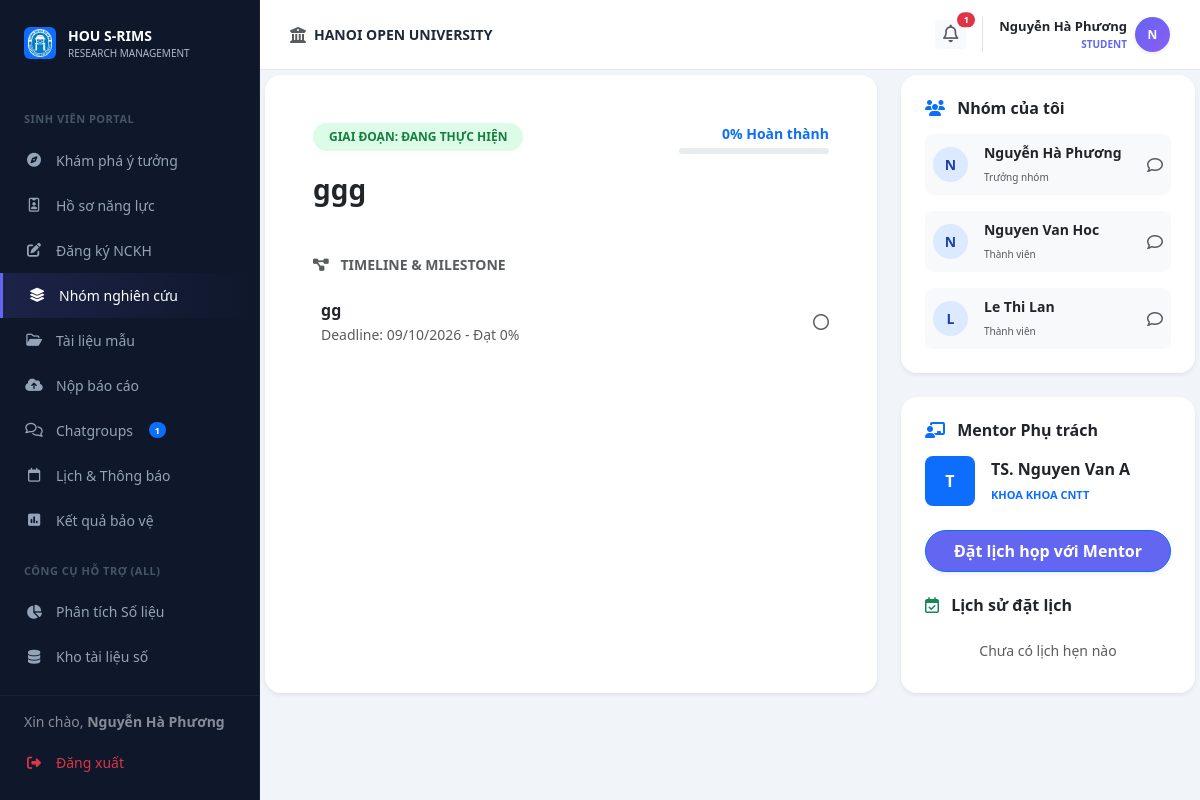
/student/progress (signed in), run on an earlier commit of the app's database.
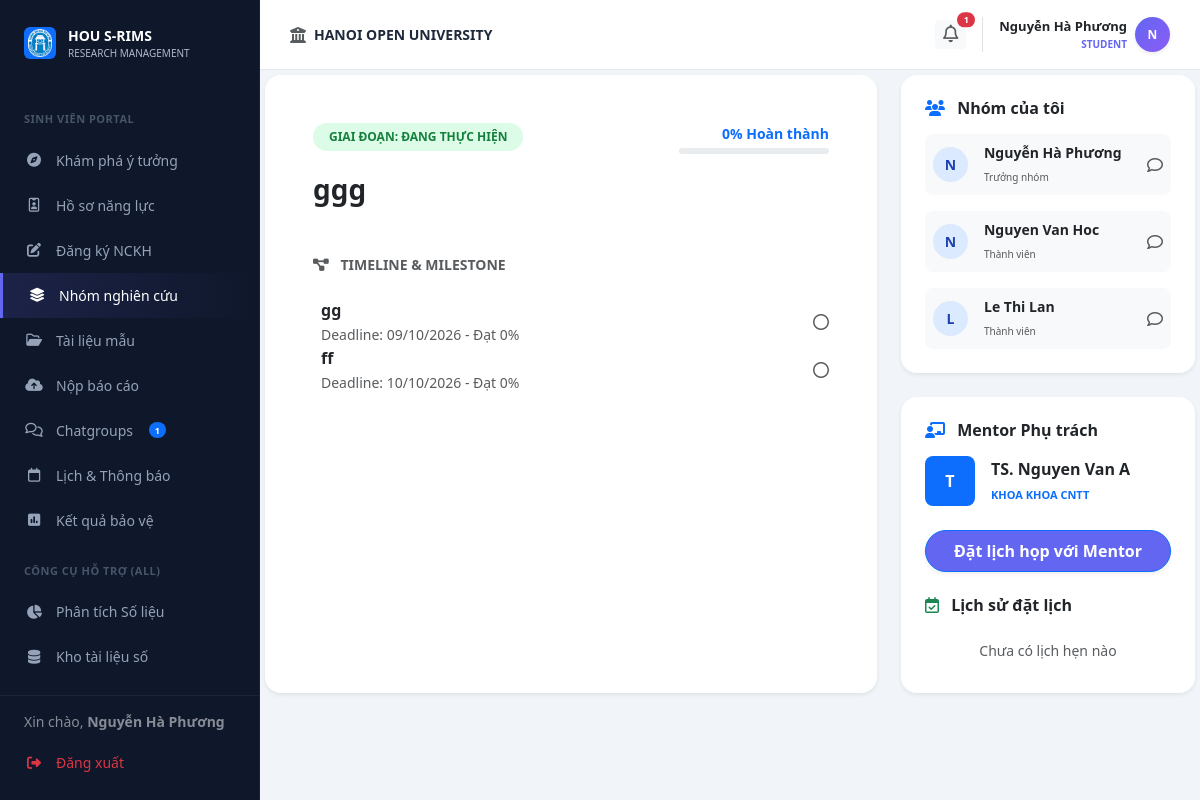
And on a later commit of the database.
### models.py (models this page shows)
class Milestone(db.Model):
    __tablename__ = 'milestones'
    id = db.Column(db.Integer, primary_key=True)
    topic_id = db.Column(db.Integer, db.ForeignKey('topics.id'), nullable=False)
    name = db.Column(db.String(100), nullable=False)
    deadline = db.Column(db.DateTime, nullable=False)
    description = db.Column(db.Text, nullable=True)
    status = db.Column(db.String(20), default='pending')

class GroupMember(db.Model):
    __tablename__ = 'group_members'
    id = db.Column(db.Integer, primary_key=True)
    group_id = db.Column(db.Integer, db.ForeignKey('groups.id'), nullable=False)
    student_id = db.Column(db.Integer, db.ForeignKey('users.id'), nullable=False)
    status = db.Column(db.String(20), default='accepted') # 'accepted', 'pending'

class User(db.Model):
    __tablename__ = 'users'
    id = db.Column(db.Integer, primary_key=True)
    username = db.Column(db.String(50), unique=True, nullable=False)
    password_hash = db.Column(db.String(128), nullable=False)
    full_name = db.Column(db.String(100), nullable=False)
    email = db.Column(db.String(120), unique=True, nullable=False)
    phone = db.Column(db.String(20), nullable=True)
    bio = db.Column(db.Text, nullable=True)
    role = db.Column(db.String(20), nullable=False) # Admin, Lecturer, Student
    student_id = db.Column(db.String(20), nullable=True)   # MSSV for students
    faculty = db.Column(db.String(100), nullable=True)      # faculty / department
    topics_mentored = db.relationship('Topic', backref='mentor', lazy=True)
    group_memberships = db.relationship('GroupMember', backref='student', lazy=True)

### routes/student_bp.py (the view)
@student_bp.route('/progress')
def progress():
    user_id = session.get('user_id')
    my_groups = Group.query.join(GroupMember).join(Batch).filter(GroupMember.student_id == user_id, Batch.status == 'active').all()
    my_topics = []
    topic_milestones = []
    if my_groups:
        group_ids = [g.id for g in my_groups]
        my_topics = Topic.query.join(Batch).filter(Topic.group_id.in_(group_ids), Batch.status == 'active').all()
        if my_topics:
            topic_milestones = Milestone.query.filter_by(topic_id=my_topics[0].id).order_by(Milestone.deadline.asc()).all()
            total_progress = 0
            for m in topic_milestones:
                p = Progress.query.filter_by(milestone_id=m.id).order_by(Progress.updated_at.desc()).first()
                m.progress_pct = p.percentage if p else 0
                total_progress += m.progress_pct
            if len(topic_milestones) > 0:
                total_progress = total_progress // len(topic_milestones)
            my_topics[0].total_progress = total_progress
    from models import Meeting
    my_meetings = Meeting.query.filter_by(organizer_id=user_id).order_by(Meeting.start_time.desc()).all()
    return render_template('student/progress.html', my_groups=my_groups, my_topics=my_topics, topic_milestones=topic_milestones, my_meetings=my_meetings)

### routes/student_bp.py (called while the page is built)
@student_bp.before_request
def require_student():
    if session.get('role') != 'student':
        return redirect(url_for('auth.login'))

### templates/student/progress.html (shortened to what the changed rows need)
{% extends "layouts/student_layout.html" %}
{% block student_content %}
<div id="view-s-group" class="fade-in ">
                <div class="row g-4">
                    <div class="col-md-8">
                        {% if my_topics and my_topics|length > 0 %}
                        {% set active_topic = my_topics[0] %}
                        <div class="card border-0 shadow-sm rounded-4 p-5 h-100">
                            <div class="timeline-container ps-2">
                                {% if topic_milestones %}
                                    {% for m in topic_milestones %}
                                    <div class="timeline-item {{ 'active' if m.progress_pct == 100 else ('current' if m.progress_pct > 0 else '') }}">
                                        <div class="d-flex justify-content-between align-items-center w-100">
                                            <div>
                                                <div class="fw-bold {{ 'text-primary' if m.progress_pct > 0 and m.progress_pct < 100 else 'text-dark' }}">{{ m.name }}</div>
                                                <small class="{{ 'text-primary fw-bold' if m.progress_pct > 0 and m.progress_pct < 100 else 'text-muted' }}">Deadline: {{ m.deadline.strftime('%d/%m/%Y') }} - Đạt {{ m.progress_pct }}%</small>
                                            </div>
                                            {% if m.progress_pct == 100 %}
                                                <i class="fa-solid fa-circle-check text-success fs-5"></i>
                                            {% elif m.progress_pct > 0 %}
                                                <div class="spinner-border spinner-border-sm text-primary" role="status"></div>
                                            {% else %}
                                                <i class="fa-regular fa-circle text-muted"></i>
                                            {% endif %}
                                        </div>
                                    </div>
                                    {% endfor %}
                                {% else %}
                                    <div class="text-center py-4 text-muted small">Chưa có mốc thời gian nào được thiết lập</div>
                                {% endif %}
                            </div>
                        </div>
                        {% else %}
                        <div class="card border-0 shadow-sm rounded-4 p-5 h-100 text-center">
                            <div class="text-muted">Bạn chưa tham gia đề tài nào</div>
                        </div>
                        {% endif %}
                    </div>
                    <div class="col-md-4 d-flex flex-column gap-4">
                        <div class="card border-0 shadow-sm rounded-4 p-4">
                            <div class="d-flex flex-column gap-3">
                                {% if my_groups %}
                                    {% for g in my_groups %}
                                        {% for member in g.members %}
                                        <div class="d-flex align-items-center justify-content-between p-2 bg-light rounded-3">
                                            <div class="d-flex align-items-center gap-3">
                                                <div class="bg-primary-subtle text-primary rounded-circle d-flex align-items-center justify-content-center fw-bold small" style="width: 35px; height: 35px;">{{ member.student.full_name[0] if member.student and member.student.full_name else 'S' }}</div>
                                                <div><div class="fw-bold text-dark small">{{ member.student.full_name if member.student else 'Thành viên' }}</div><small class="text-muted" style="font-size: 10px;">{{ 'Trưởng nhóm' if loop.first else 'Thành viên' }}</small></div>
                                            </div>
                                            <i class="fa-regular fa-comment text-muted"></i>
                                        </div>
                                        {% endfor %}
                                    {% endfor %}
                                {% else %}
                                    <div class="text-muted small text-center py-2">Chưa có nhóm nào</div>
                                {% endif %}
                            </div>
                        </div>
                    </div>
                </div>
        </div>
{% endblock %}

What changed in the data, as far as the page shows it:
added Milestone: name "ff", deadline "10/10/2026", progress_pct "0"
